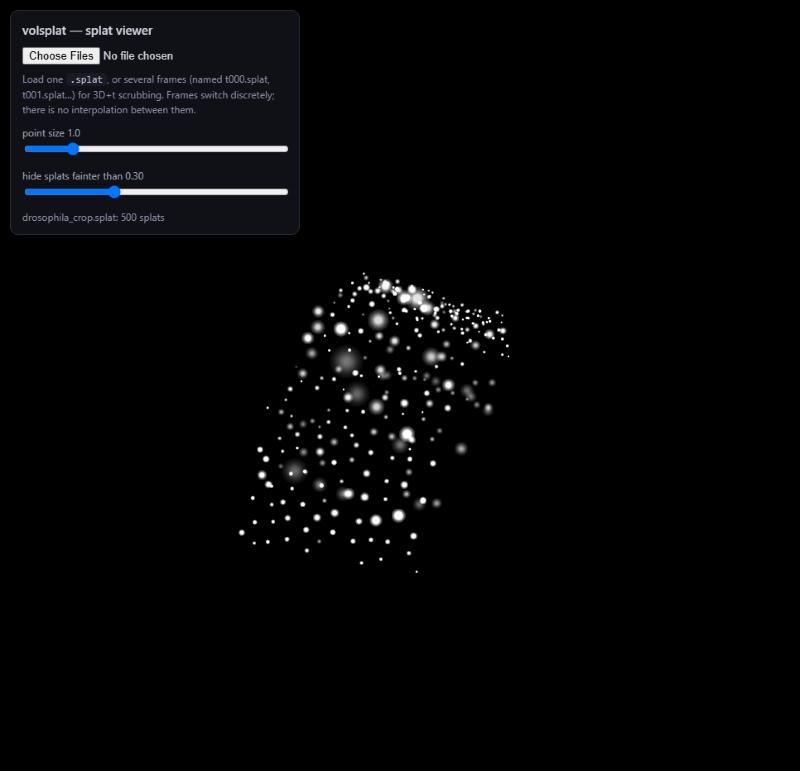
#> input picture presentation/figs/viewer_shots/rotate_0.jpg, 800 x 771 px; its folder holds 4 pictures in this run
$ python make_viewer_figures.py
#> lines starting #> are read from the running program, lines starting #| are printed output that depends on the picture
"""Figures and recordings of the browser viewer, from real screenshots.

The screenshots in figs/viewer_shots/ were taken in a browser of viewer/index.html:
  rotate_*.jpg  Drosophila fit (demo/drosophila_crop.splat, 500 Gaussians), orbited and zoomed
                  ?files=demo/drosophila_crop.splat&zscale=5&thr=0.3&size=1
  frame_*.jpg   synthetic time series (demo/timeseries/t000..t005.splat), frame slider 0..5
                  ?files=demo/timeseries/t000.splat,...,t005.splat&size=1.5

    python presentation/make_viewer_figures.py
"""
from pathlib import Path

from PIL import Image, ImageDraw, ImageFont

HERE = Path(__file__).resolve().parent
SHOTS = HERE / 'figs' / 'viewer_shots'
OUT = HERE / 'figs'
REPORT = HERE.parent / 'team_report' / 'figs'

CANVAS = (190, 240, 690, 640)      # region of the 800x771 screenshot that holds the splats
UI = (0, 0, 310, 290)              # the control panel


def _font(size):
    for f in ('arialbd.ttf', 'DejaVuSans-Bold.ttf'):
        try:
            return ImageFont.truetype(f, size)
        except OSError:
            pass
    return ImageFont.load_default()


def _label(im, text):
    d = ImageDraw.Draw(im)
    d.text((12, 10), text, fill=(235, 235, 240), font=_font(22))
    return im


def _row(images, gap=8):
    w = sum(i.width for i in images) + gap * (len(images) - 1)
    h = max(i.height for i in images)
    row = Image.new('RGB', (w, h), (255, 255, 255))
    x = 0
    for i in images:
        row.paste(i, (x, 0)); x += i.width + gap
    return row


def _save(im, name):
    for d in (OUT, REPORT):
        im.save(d / name)
    print('wrote', name)


rot = [Image.open(SHOTS / f'rotate_{i}.jpg').convert('RGB') for i in range(6)]
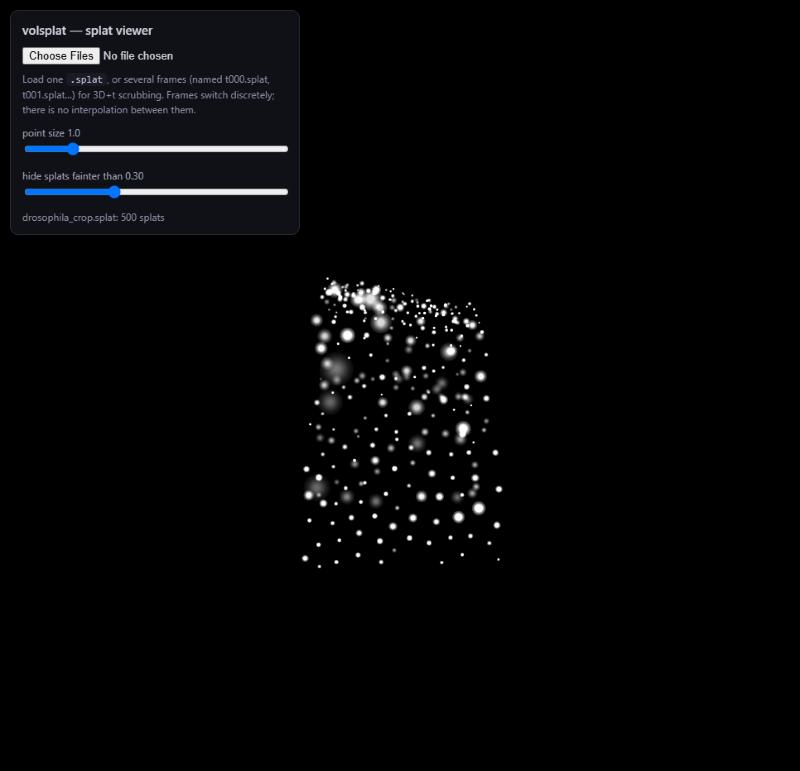
#> input picture presentation/figs/viewer_shots/rotate_1.jpg, 800 x 771 px
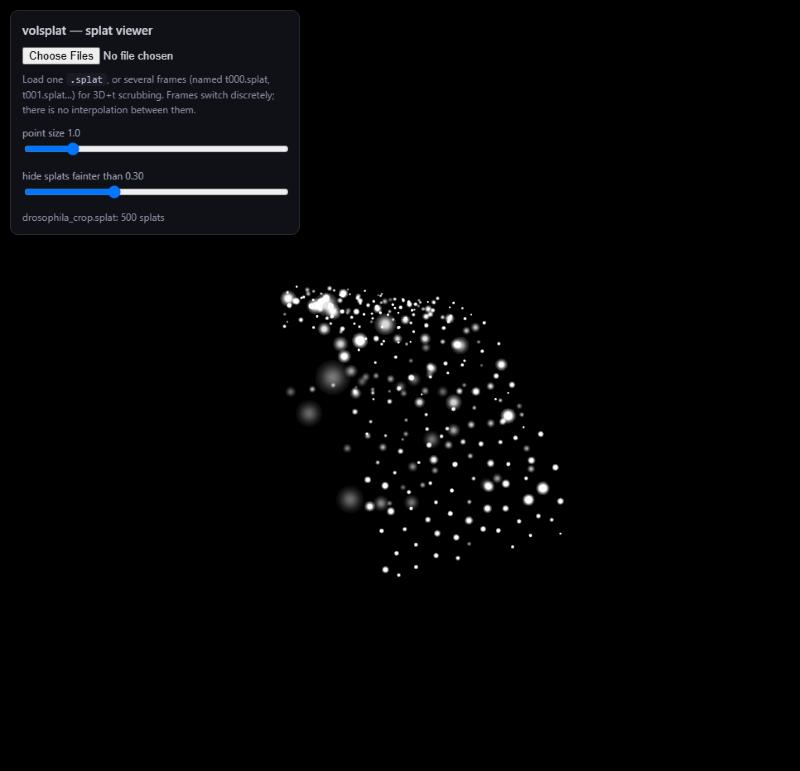
#> input picture presentation/figs/viewer_shots/rotate_2.jpg, 800 x 771 px
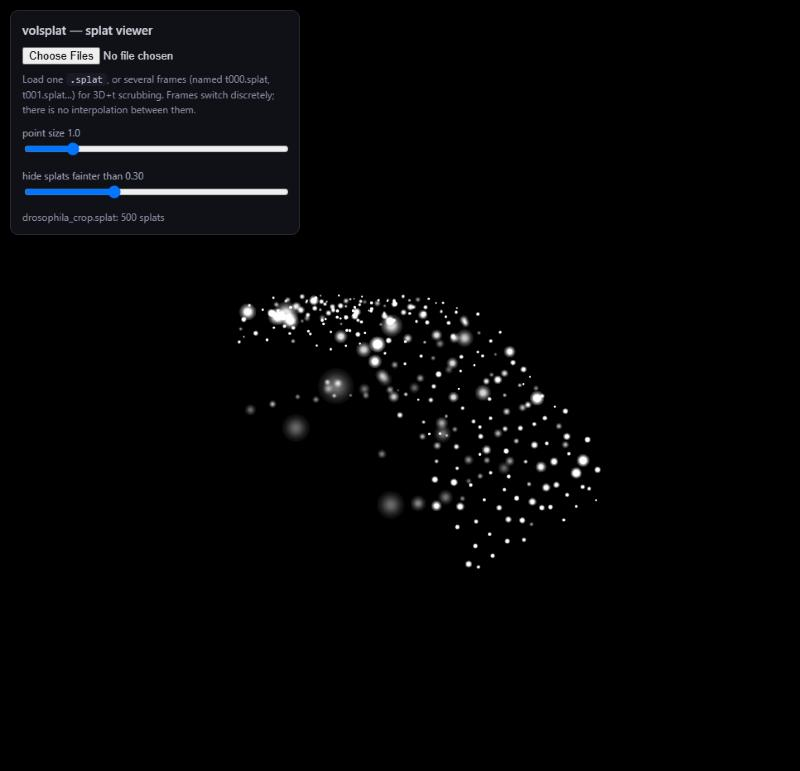
#> input picture presentation/figs/viewer_shots/rotate_3.jpg, 800 x 771 px
#> (the run stopped early here; a loop or call above may not have finished)
